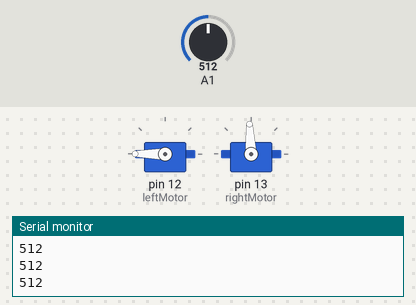
Bench run of a sketch on a simulated Arduino Uno, built with avr-gcc and run on an emulated ATmega328P. On the bench: 2 × servo, the last lines printed to the serial monitor. Inputs (shaded band) come from the test bench; at power-on: A1 = 512.

Above: at 1.2 s.
1.3 s: A1 set to 490
At 2.5 s:
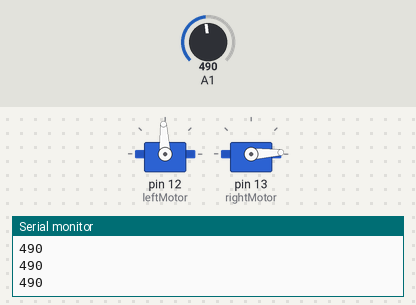
2.8 s: A1 set to 510
At 3.9 s:
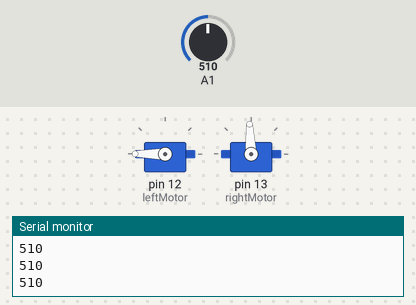
4.3 s: A1 set to 306
At 5.0 s:
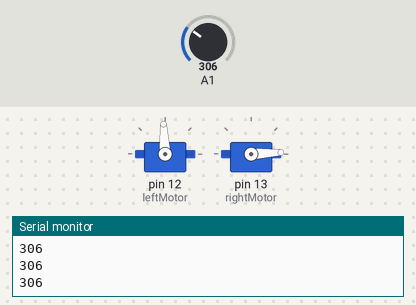
Timing chart, 0 to 7.3 s (numbered marks = the images above; inputs shaded):
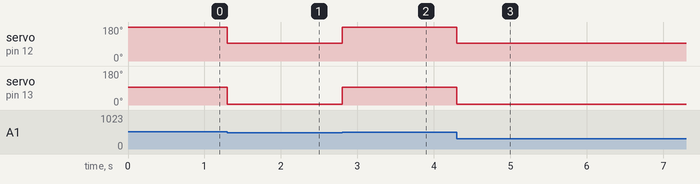

The sketch:

line_folower.ino
```cpp
#include <Servo.h>
Servo leftMotor;
Servo rightMotor;

void setup() {
  leftMotor.attach(12);
  rightMotor.attach(13);
    Serial.begin(9600);
}

void loop() {
  int color = analogRead(A1);
  if (color < 500) {
  leftMotor.write(93);
  rightMotor.write(3);
  }else{
    leftMotor.write(183);
    rightMotor.write(93);
  }
  Serial.println(color);
}
```

Measured:
- the behaviour switches between 500 and 499 on A1 (found by bisection; images 0 and 1)
- after the input at 1.3 s, servo on pin 12 (leftMotor): 180° → 93° at once; servo on pin 13 (rightMotor): 93° → 3° at once
- after the input at 2.8 s, servo on pin 12 (leftMotor): 93° → 180° at once; servo on pin 13 (rightMotor): 3° → 93° at once
- after the input at 4.3 s, servo on pin 12 (leftMotor): 180° → 93° at once; servo on pin 13 (rightMotor): 93° → 3° at once
